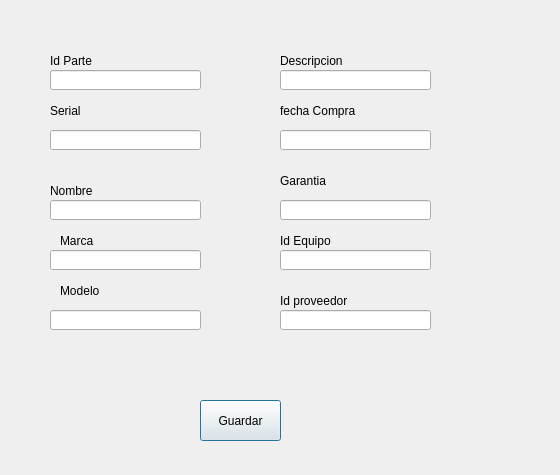
<?xml version="1.0" encoding="UTF-8"?>
<ui version="4.0">
 <class>Dialog</class>
 <widget class="QDialog" name="Dialog">
  <property name="geometry">
   <rect>
    <x>0</x>
    <y>0</y>
    <width>560</width>
    <height>475</height>
   </rect>
  </property>
  <property name="windowTitle">
   <string>Dialog</string>
  </property>
  <widget class="QLabel" name="lbl_partId">
   <property name="geometry">
    <rect>
     <x>50</x>
     <y>50</y>
     <width>151</width>
     <height>21</height>
    </rect>
   </property>
   <property name="text">
    <string>Id Parte</string>
   </property>
  </widget>
  <widget class="QLabel" name="lbl_serial">
   <property name="geometry">
    <rect>
     <x>50</x>
     <y>100</y>
     <width>151</width>
     <height>21</height>
    </rect>
   </property>
   <property name="text">
    <string>Serial</string>
   </property>
  </widget>
  <widget class="QLabel" name="lbl_name">
   <property name="geometry">
    <rect>
     <x>50</x>
     <y>180</y>
     <width>151</width>
     <height>21</height>
    </rect>
   </property>
   <property name="text">
    <string>Nombre</string>
   </property>
  </widget>
  <widget class="QLineEdit" name="ln_idparte">
   <property name="geometry">
    <rect>
     <x>50</x>
     <y>70</y>
     <width>151</width>
     <height>20</height>
    </rect>
   </property>
  </widget>
  <widget class="QLineEdit" name="ln_name">
   <property name="geometry">
    <rect>
     <x>50</x>
     <y>200</y>
     <width>151</width>
     <height>20</height>
    </rect>
   </property>
  </widget>
  <widget class="QLabel" name="lbl_brand">
   <property name="geometry">
    <rect>
     <x>60</x>
     <y>230</y>
     <width>151</width>
     <height>21</height>
    </rect>
   </property>
   <property name="text">
    <string>Marca</string>
   </property>
  </widget>
  <widget class="QLineEdit" name="ln_brand">
   <property name="geometry">
    <rect>
     <x>50</x>
     <y>250</y>
     <width>151</width>
     <height>20</height>
    </rect>
   </property>
  </widget>
  <widget class="QLineEdit" name="ln_model">
   <property name="geometry">
    <rect>
     <x>50</x>
     <y>310</y>
     <width>151</width>
     <height>20</height>
    </rect>
   </property>
  </widget>
  <widget class="QLabel" name="lbl_model">
   <property name="geometry">
    <rect>
     <x>60</x>
     <y>280</y>
     <width>151</width>
     <height>21</height>
    </rect>
   </property>
   <property name="text">
    <string>Modelo</string>
   </property>
  </widget>
  <widget class="QPushButton" name="btn_save">
   <property name="geometry">
    <rect>
     <x>200</x>
     <y>400</y>
     <width>81</width>
     <height>41</height>
    </rect>
   </property>
   <property name="text">
    <string>Guardar</string>
   </property>
  </widget>
  <widget class="QLabel" name="lbl_descrip">
   <property name="geometry">
    <rect>
     <x>280</x>
     <y>50</y>
     <width>151</width>
     <height>21</height>
    </rect>
   </property>
   <property name="text">
    <string>Descripcion</string>
   </property>
  </widget>
  <widget class="QLineEdit" name="ln_descrip">
   <property name="geometry">
    <rect>
     <x>280</x>
     <y>70</y>
     <width>151</width>
     <height>20</height>
    </rect>
   </property>
  </widget>
  <widget class="QLineEdit" name="ln_serial">
   <property name="geometry">
    <rect>
     <x>50</x>
     <y>130</y>
     <width>151</width>
     <height>20</height>
    </rect>
   </property>
  </widget>
  <widget class="QLabel" name="lbl_buyDate">
   <property name="geometry">
    <rect>
     <x>280</x>
     <y>100</y>
     <width>151</width>
     <height>21</height>
    </rect>
   </property>
   <property name="text">
    <string>fecha Compra</string>
   </property>
  </widget>
  <widget class="QLabel" name="lbl_warantee">
   <property name="geometry">
    <rect>
     <x>280</x>
     <y>170</y>
     <width>151</width>
     <height>21</height>
    </rect>
   </property>
   <property name="text">
    <string>Garantia</string>
   </property>
  </widget>
  <widget class="QLabel" name="lbl_deviceId">
   <property name="geometry">
    <rect>
     <x>280</x>
     <y>230</y>
     <width>151</width>
     <height>21</height>
    </rect>
   </property>
   <property name="text">
    <string>Id Equipo</string>
   </property>
  </widget>
  <widget class="QLabel" name="lbl_providerId">
   <property name="geometry">
    <rect>
     <x>280</x>
     <y>290</y>
     <width>151</width>
     <height>21</height>
    </rect>
   </property>
   <property name="text">
    <string>Id proveedor</string>
   </property>
  </widget>
  <widget class="QLineEdit" name="ln_buyDate">
   <property name="geometry">
    <rect>
     <x>280</x>
     <y>130</y>
     <width>151</width>
     <height>20</height>
    </rect>
   </property>
  </widget>
  <widget class="QLineEdit" name="ln_warantee">
   <property name="geometry">
    <rect>
     <x>280</x>
     <y>200</y>
     <width>151</width>
     <height>20</height>
    </rect>
   </property>
  </widget>
  <widget class="QLineEdit" name="ln_deviceId">
   <property name="geometry">
    <rect>
     <x>280</x>
     <y>250</y>
     <width>151</width>
     <height>20</height>
    </rect>
   </property>
  </widget>
  <widget class="QLineEdit" name="ln_providerId">
   <property name="geometry">
    <rect>
     <x>280</x>
     <y>310</y>
     <width>151</width>
     <height>20</height>
    </rect>
   </property>
  </widget>
 </widget>
 <resources/>
 <connections/>
</ui>
